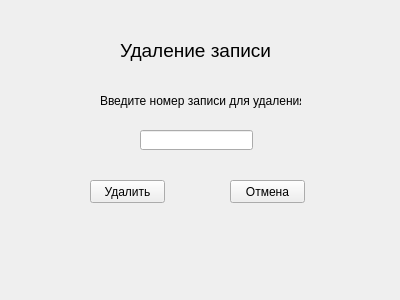
<?xml version="1.0" encoding="UTF-8"?>
<ui version="4.0">
 <class>DelForm</class>
 <widget class="QWidget" name="DelForm">
  <property name="geometry">
   <rect>
    <x>0</x>
    <y>0</y>
    <width>400</width>
    <height>300</height>
   </rect>
  </property>
  <property name="windowTitle">
   <string>Удаление записи</string>
  </property>
  <widget class="QLabel" name="label">
   <property name="geometry">
    <rect>
     <x>120</x>
     <y>30</y>
     <width>161</width>
     <height>41</height>
    </rect>
   </property>
   <property name="font">
    <font>
     <pointsize>14</pointsize>
    </font>
   </property>
   <property name="text">
    <string>Удаление записи</string>
   </property>
  </widget>
  <widget class="QLabel" name="label_2">
   <property name="geometry">
    <rect>
     <x>100</x>
     <y>70</y>
     <width>201</width>
     <height>61</height>
    </rect>
   </property>
   <property name="text">
    <string>Введите номер записи для удаления:</string>
   </property>
  </widget>
  <widget class="QLineEdit" name="lineNum">
   <property name="geometry">
    <rect>
     <x>140</x>
     <y>130</y>
     <width>113</width>
     <height>20</height>
    </rect>
   </property>
  </widget>
  <widget class="QPushButton" name="delButton">
   <property name="geometry">
    <rect>
     <x>90</x>
     <y>180</y>
     <width>75</width>
     <height>23</height>
    </rect>
   </property>
   <property name="text">
    <string>Удалить</string>
   </property>
  </widget>
  <widget class="QPushButton" name="cancelButton">
   <property name="geometry">
    <rect>
     <x>230</x>
     <y>180</y>
     <width>75</width>
     <height>23</height>
    </rect>
   </property>
   <property name="text">
    <string>Отмена</string>
   </property>
  </widget>
 </widget>
 <resources/>
 <connections/>
</ui>
